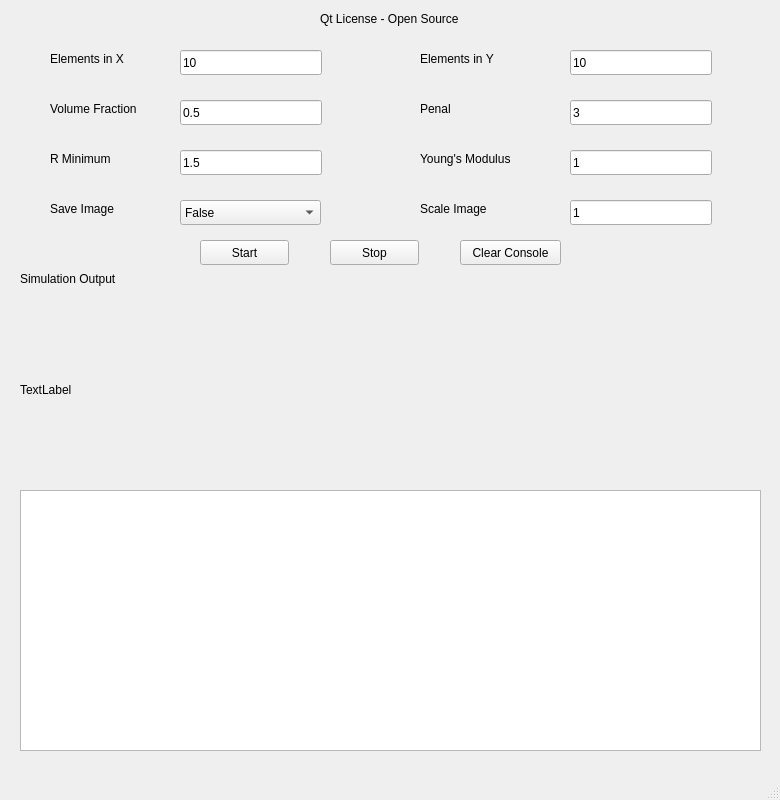
<?xml version="1.0" encoding="UTF-8"?>
<ui version="4.0">
 <class>MainWindow</class>
 <widget class="QMainWindow" name="MainWindow">
  <property name="geometry">
   <rect>
    <x>0</x>
    <y>0</y>
    <width>780</width>
    <height>800</height>
   </rect>
  </property>
  <property name="windowTitle">
   <string>FEM Solver</string>
  </property>
  <property name="statusTip">
   <string/>
  </property>
  <widget class="QWidget" name="centralwidget">
   <widget class="QLabel" name="label">
    <property name="geometry">
     <rect>
      <x>320</x>
      <y>10</y>
      <width>181</width>
      <height>17</height>
     </rect>
    </property>
    <property name="text">
     <string>Qt License - Open Source</string>
    </property>
   </widget>
   <widget class="QLabel" name="label_2">
    <property name="geometry">
     <rect>
      <x>50</x>
      <y>50</y>
      <width>101</width>
      <height>17</height>
     </rect>
    </property>
    <property name="text">
     <string>Elements in X</string>
    </property>
   </widget>
   <widget class="QLabel" name="label_3">
    <property name="geometry">
     <rect>
      <x>420</x>
      <y>50</y>
      <width>101</width>
      <height>17</height>
     </rect>
    </property>
    <property name="text">
     <string>Elements in Y</string>
    </property>
   </widget>
   <widget class="QLineEdit" name="ElementY">
    <property name="geometry">
     <rect>
      <x>570</x>
      <y>50</y>
      <width>142</width>
      <height>25</height>
     </rect>
    </property>
    <property name="inputMethodHints">
     <set>Qt::ImhNone</set>
    </property>
    <property name="text">
     <string>10</string>
    </property>
   </widget>
   <widget class="QLineEdit" name="ElementX">
    <property name="geometry">
     <rect>
      <x>180</x>
      <y>50</y>
      <width>142</width>
      <height>25</height>
     </rect>
    </property>
    <property name="inputMethodHints">
     <set>Qt::ImhNone</set>
    </property>
    <property name="text">
     <string>10</string>
    </property>
   </widget>
   <widget class="QLineEdit" name="volfrac">
    <property name="geometry">
     <rect>
      <x>180</x>
      <y>100</y>
      <width>142</width>
      <height>25</height>
     </rect>
    </property>
    <property name="inputMethodHints">
     <set>Qt::ImhNone</set>
    </property>
    <property name="text">
     <string>0.5</string>
    </property>
   </widget>
   <widget class="QLabel" name="label_4">
    <property name="geometry">
     <rect>
      <x>50</x>
      <y>100</y>
      <width>111</width>
      <height>17</height>
     </rect>
    </property>
    <property name="text">
     <string>Volume Fraction</string>
    </property>
   </widget>
   <widget class="QLineEdit" name="penal">
    <property name="geometry">
     <rect>
      <x>570</x>
      <y>100</y>
      <width>142</width>
      <height>25</height>
     </rect>
    </property>
    <property name="inputMethodHints">
     <set>Qt::ImhNone</set>
    </property>
    <property name="text">
     <string>3</string>
    </property>
   </widget>
   <widget class="QLabel" name="label_5">
    <property name="geometry">
     <rect>
      <x>420</x>
      <y>100</y>
      <width>101</width>
      <height>17</height>
     </rect>
    </property>
    <property name="text">
     <string>Penal</string>
    </property>
   </widget>
   <widget class="QLineEdit" name="rmin">
    <property name="geometry">
     <rect>
      <x>180</x>
      <y>150</y>
      <width>142</width>
      <height>25</height>
     </rect>
    </property>
    <property name="inputMethodHints">
     <set>Qt::ImhNone</set>
    </property>
    <property name="text">
     <string>1.5</string>
    </property>
   </widget>
   <widget class="QLabel" name="label_6">
    <property name="geometry">
     <rect>
      <x>50</x>
      <y>150</y>
      <width>101</width>
      <height>17</height>
     </rect>
    </property>
    <property name="text">
     <string>R Minimum</string>
    </property>
   </widget>
   <widget class="QLabel" name="label_7">
    <property name="geometry">
     <rect>
      <x>50</x>
      <y>200</y>
      <width>101</width>
      <height>17</height>
     </rect>
    </property>
    <property name="text">
     <string>Save Image</string>
    </property>
   </widget>
   <widget class="QComboBox" name="saveImage">
    <property name="geometry">
     <rect>
      <x>180</x>
      <y>200</y>
      <width>141</width>
      <height>25</height>
     </rect>
    </property>
    <item>
     <property name="text">
      <string>False</string>
     </property>
    </item>
    <item>
     <property name="text">
      <string>True</string>
     </property>
    </item>
   </widget>
   <widget class="QTextBrowser" name="commandLine">
    <property name="geometry">
     <rect>
      <x>20</x>
      <y>490</y>
      <width>741</width>
      <height>261</height>
     </rect>
    </property>
   </widget>
   <widget class="QPushButton" name="start">
    <property name="geometry">
     <rect>
      <x>200</x>
      <y>240</y>
      <width>89</width>
      <height>25</height>
     </rect>
    </property>
    <property name="text">
     <string>Start</string>
    </property>
   </widget>
   <widget class="QPushButton" name="clearconsole">
    <property name="geometry">
     <rect>
      <x>460</x>
      <y>240</y>
      <width>101</width>
      <height>25</height>
     </rect>
    </property>
    <property name="text">
     <string>Clear Console</string>
    </property>
   </widget>
   <widget class="QPushButton" name="stop">
    <property name="geometry">
     <rect>
      <x>330</x>
      <y>240</y>
      <width>89</width>
      <height>25</height>
     </rect>
    </property>
    <property name="text">
     <string>Stop</string>
    </property>
   </widget>
   <widget class="QLabel" name="label_8">
    <property name="geometry">
     <rect>
      <x>420</x>
      <y>150</y>
      <width>121</width>
      <height>17</height>
     </rect>
    </property>
    <property name="text">
     <string>Young's Modulus</string>
    </property>
   </widget>
   <widget class="QLineEdit" name="E_Val">
    <property name="geometry">
     <rect>
      <x>570</x>
      <y>150</y>
      <width>142</width>
      <height>25</height>
     </rect>
    </property>
    <property name="text">
     <string>1</string>
    </property>
   </widget>
   <widget class="QLabel" name="label_9">
    <property name="geometry">
     <rect>
      <x>420</x>
      <y>200</y>
      <width>131</width>
      <height>17</height>
     </rect>
    </property>
    <property name="text">
     <string>Scale Image</string>
    </property>
   </widget>
   <widget class="QLineEdit" name="imageScale">
    <property name="geometry">
     <rect>
      <x>570</x>
      <y>200</y>
      <width>142</width>
      <height>25</height>
     </rect>
    </property>
    <property name="text">
     <string>1</string>
    </property>
   </widget>
   <widget class="QLabel" name="imageoutput">
    <property name="geometry">
     <rect>
      <x>20</x>
      <y>300</y>
      <width>741</width>
      <height>180</height>
     </rect>
    </property>
    <property name="text">
     <string>TextLabel</string>
    </property>
   </widget>
   <widget class="QLabel" name="label_10">
    <property name="geometry">
     <rect>
      <x>20</x>
      <y>270</y>
      <width>141</width>
      <height>17</height>
     </rect>
    </property>
    <property name="text">
     <string>Simulation Output</string>
    </property>
   </widget>
  </widget>
  <widget class="QMenuBar" name="menubar">
   <property name="geometry">
    <rect>
     <x>0</x>
     <y>0</y>
     <width>780</width>
     <height>22</height>
    </rect>
   </property>
  </widget>
  <widget class="QStatusBar" name="statusbar"/>
 </widget>
 <resources/>
 <connections/>
</ui>
